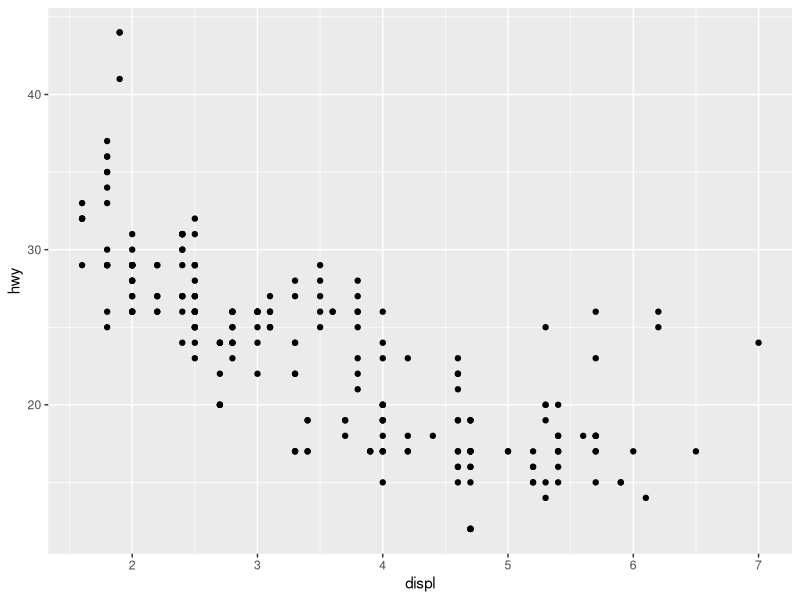
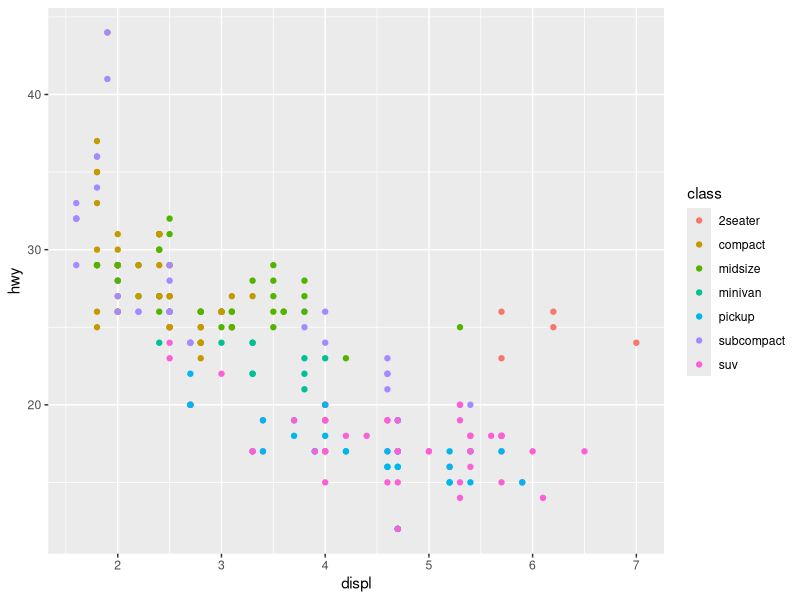
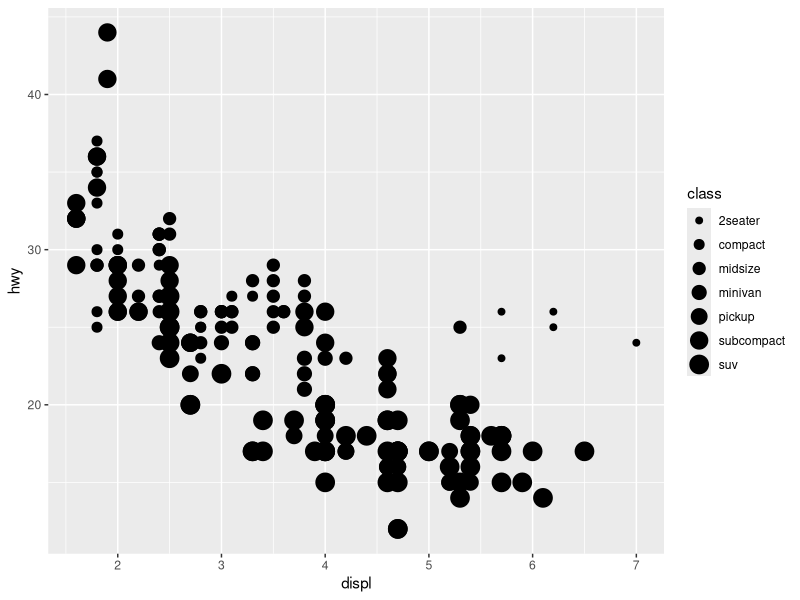
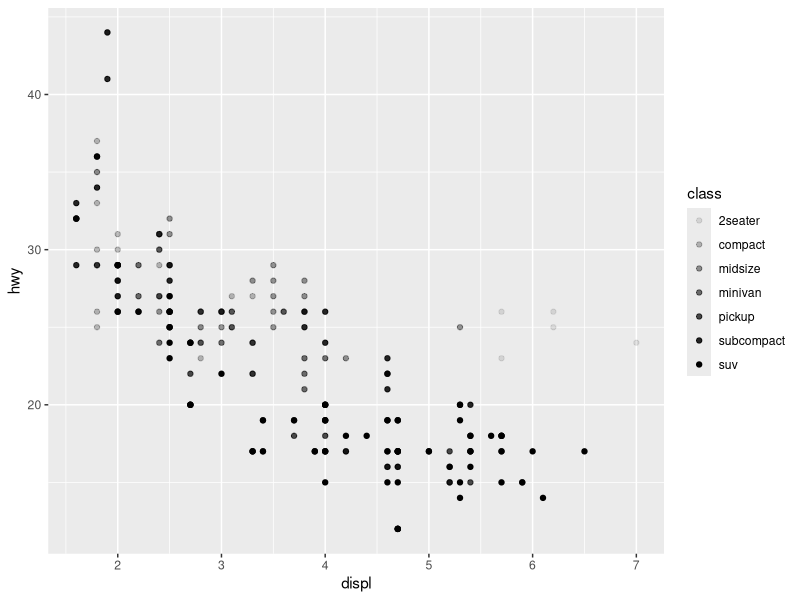
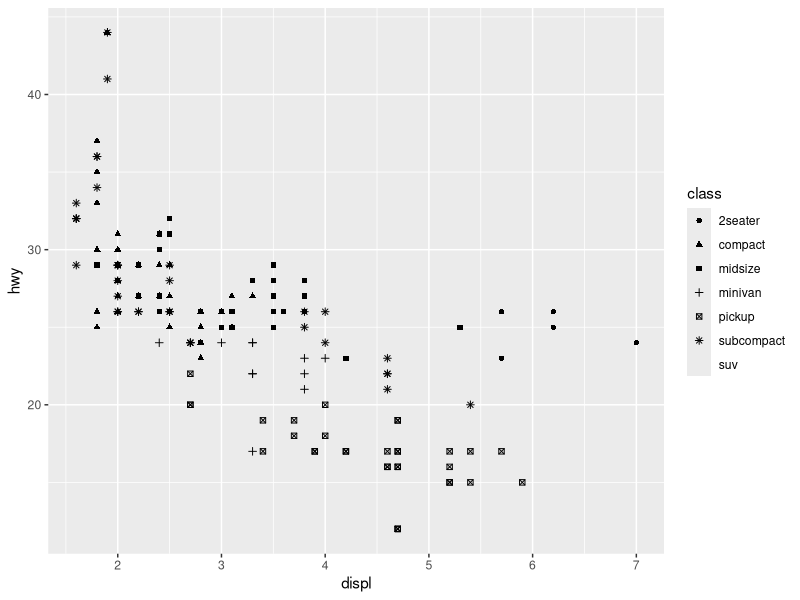
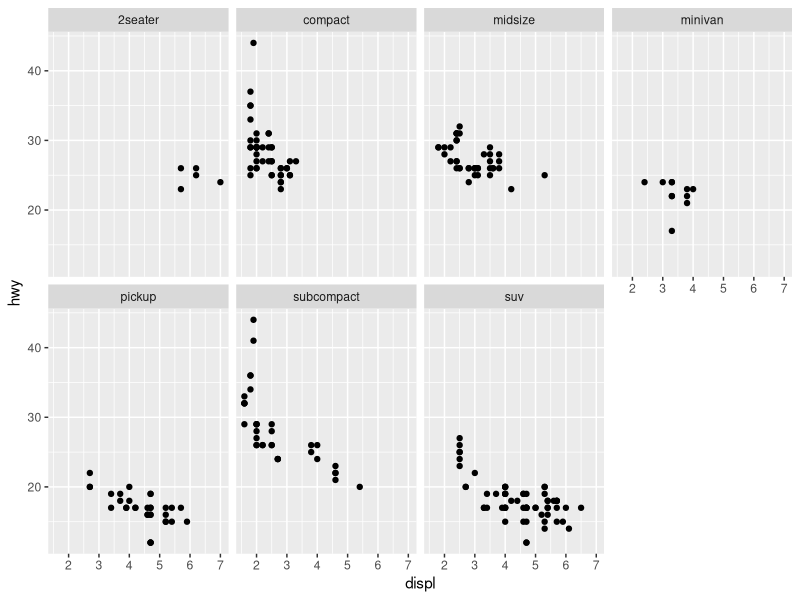
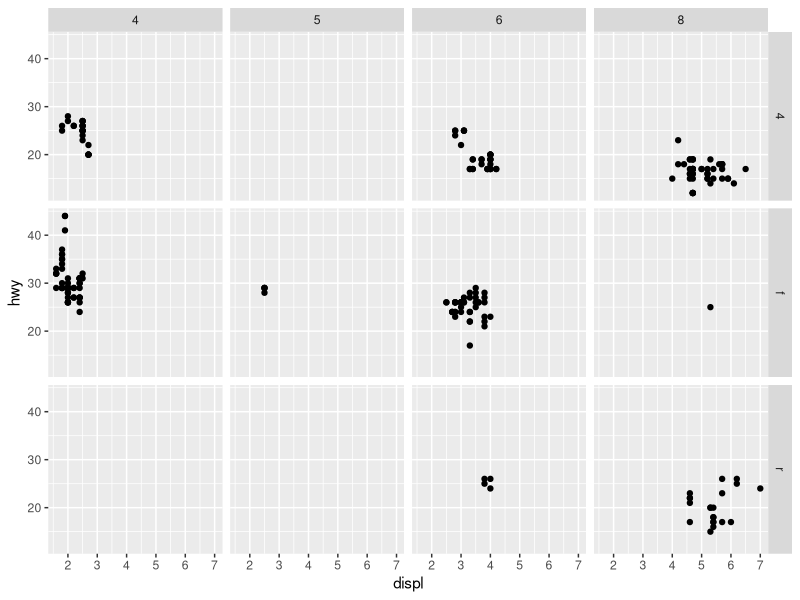
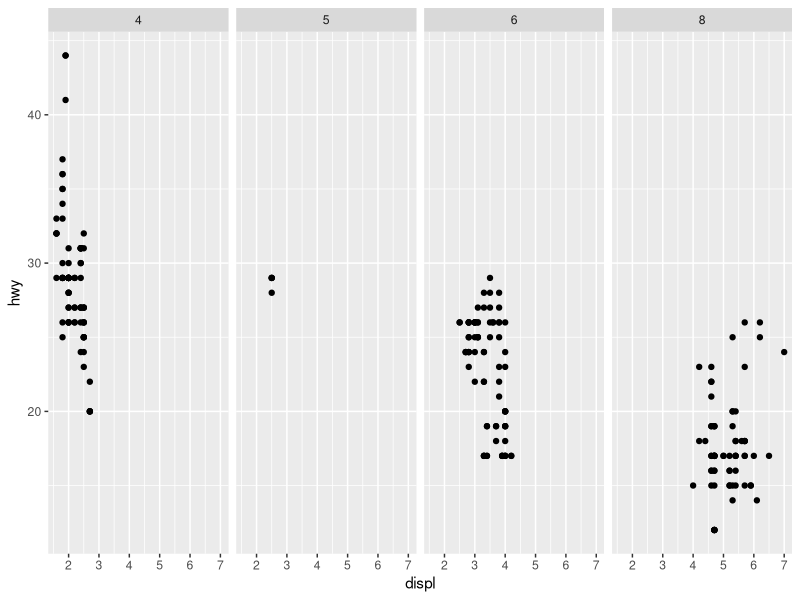

Reproduce these figures in R, in order.
## ---- chunk 1
#install.packages("tidyverse")
library(tidyverse)


## ---- chunk 2
mpg

summary(mpg)

str(mpg)

## ---- chunk 3
ggplot(mpg, aes(x=displ, hwy) ) +
  geom_point()
## ---- chunk 4
ggplot(mpg ) +
  geom_point( aes(x=displ, y=hwy, color=class ))
## ---- chunk 5
ggplot(mpg ) +
  geom_point( aes(x=displ, y=hwy, size=class ))
## ---- chunk 6
ggplot(mpg ) +
  geom_point( aes(x=displ, y=hwy, alpha=class ))
ggplot(mpg ) +
  geom_point( aes(x=displ, y=hwy, shape=class ))
## ---- chunk 7
ggplot(data = mpg) + 
  geom_point(mapping = aes(x = displ, y = hwy)) +
  facet_wrap(~class, nrow=2)
## ---- chunk 8
ggplot(data = mpg) + 
  geom_point(mapping = aes(x = displ, y = hwy)) +
  facet_grid(drv ~ cyl)
## ---- chunk 9
ggplot(data = mpg) + 
  geom_point(mapping = aes(x = displ, y = hwy)) +
  facet_grid(. ~ cyl)
## ---- chunk 10
ggplot(data=mpg) +
  geom_smooth(aes(x=displ, y=hwy))
## ---- chunk 11
ggplot(data = mpg) + 
  geom_smooth(mapping = aes(x = displ, y = hwy, linetype=drv ))
## ---- chunk 12
ggplot(data = mpg) + 
  geom_smooth(mapping = aes(x = displ, y = hwy, group=drv ))
## ---- chunk 13
ggplot(data = mpg, mapping = aes(x = displ, y = hwy )) + 
  geom_smooth() +
  geom_point()
